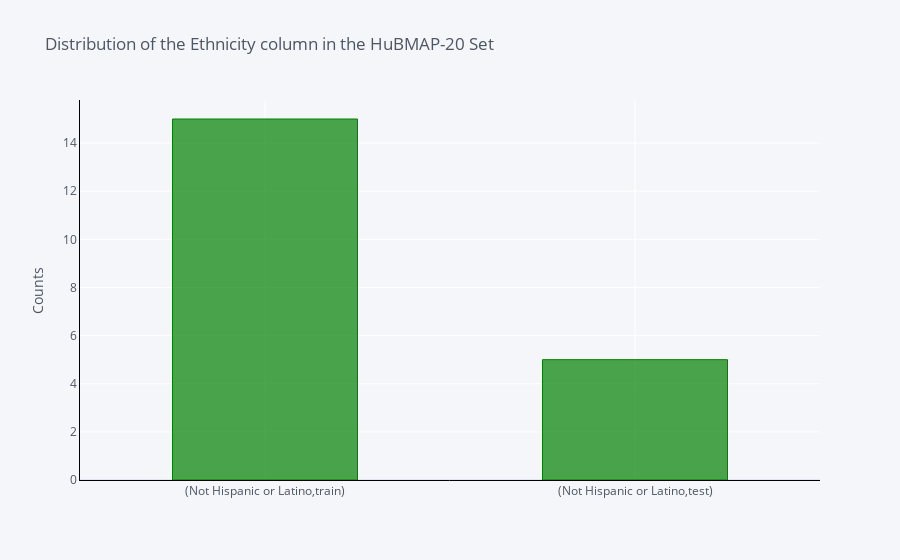

Notebook code for this chart:
### Code cell
hubmap_df[['ethnicity','split']].value_counts().iplot(kind='bar',yTitle='Counts',linecolor='black',opacity=0.7,color='green',theme='pearl',bargap=0.5,gridcolor='white',title='Distribution of the Ethnicity column in the HuBMAP-20 Set')

### Figure 1 — Plotly figure (JSON) as saved in the notebook; plotly's stock layout.template omitted (floating-point values rounded to 4 significant figures)
{"data": [{"marker": {"color": "rgba(0, 128, 0, 0.7)", "line": {"color": "rgba(0, 128, 0, 1.0)", "width": 1}}, "name": "None", "orientation": "v", "text": "", "type": "bar", "x": ["(Not Hispanic or Latino,train)", "(Not Hispanic or Latino,test)"], "y": [15, 5]}], "layout": {"bargap": 0.5, "legend": {"bgcolor": "#F5F6F9", "font": {"color": "#4D5663"}}, "paper_bgcolor": "#F5F6F9", "plot_bgcolor": "#F5F6F9", "title": {"font": {"color": "#4D5663"}, "text": "Distribution of the Ethnicity column in the HuBMAP-20 Set"}, "xaxis": {"gridcolor": "white", "linecolor": "black", "showgrid": true, "tickfont": {"color": "#4D5663"}, "title": {"font": {"color": "#4D5663"}, "text": ""}, "zerolinecolor": "#E1E5ED"}, "yaxis": {"gridcolor": "white", "linecolor": "black", "showgrid": true, "tickfont": {"color": "#4D5663"}, "title": {"font": {"color": "#4D5663"}, "text": "Counts"}, "zerolinecolor": "#E1E5ED"}}}
